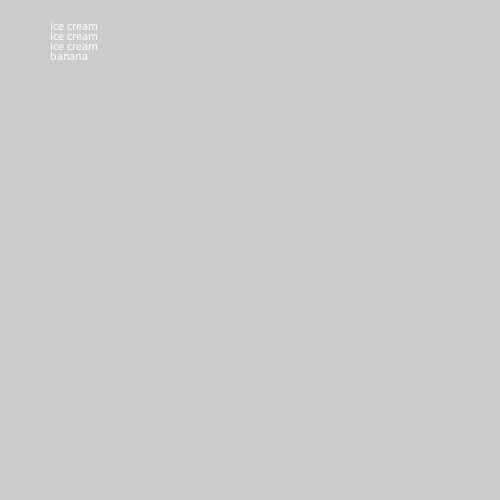
Frame 1 (no input)
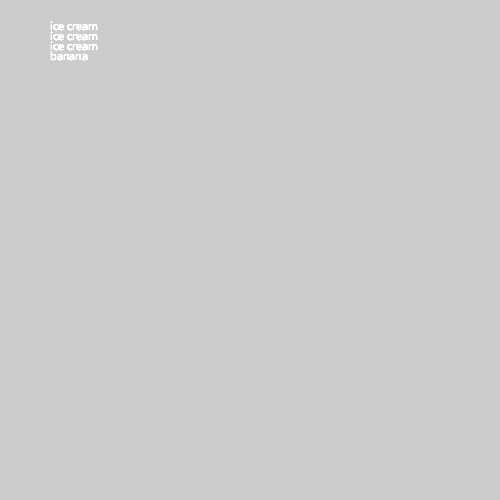
Frame 60 (the mouse pressed at the canvas centre just before this capture)
Frame 120 (the mouse held since frame 60 and released just before this capture): identical to frame 60, image omitted

The Processing sketch that drew these frames (run headless with seeded random() and noise(); from frame 60 on, the mouse is pressed at the canvas centre):

// Processing sketch: banana_split
// ── banana_split.pde
void setup(){
size(500, 500);

}
void draw(){
    int y = 50;
int x = 50;
  for (int i=0 ; i<3 ; i++) {
  
  text("ice cream", x , y - i*10);
  }
  text("banana", 50, 60);
}
